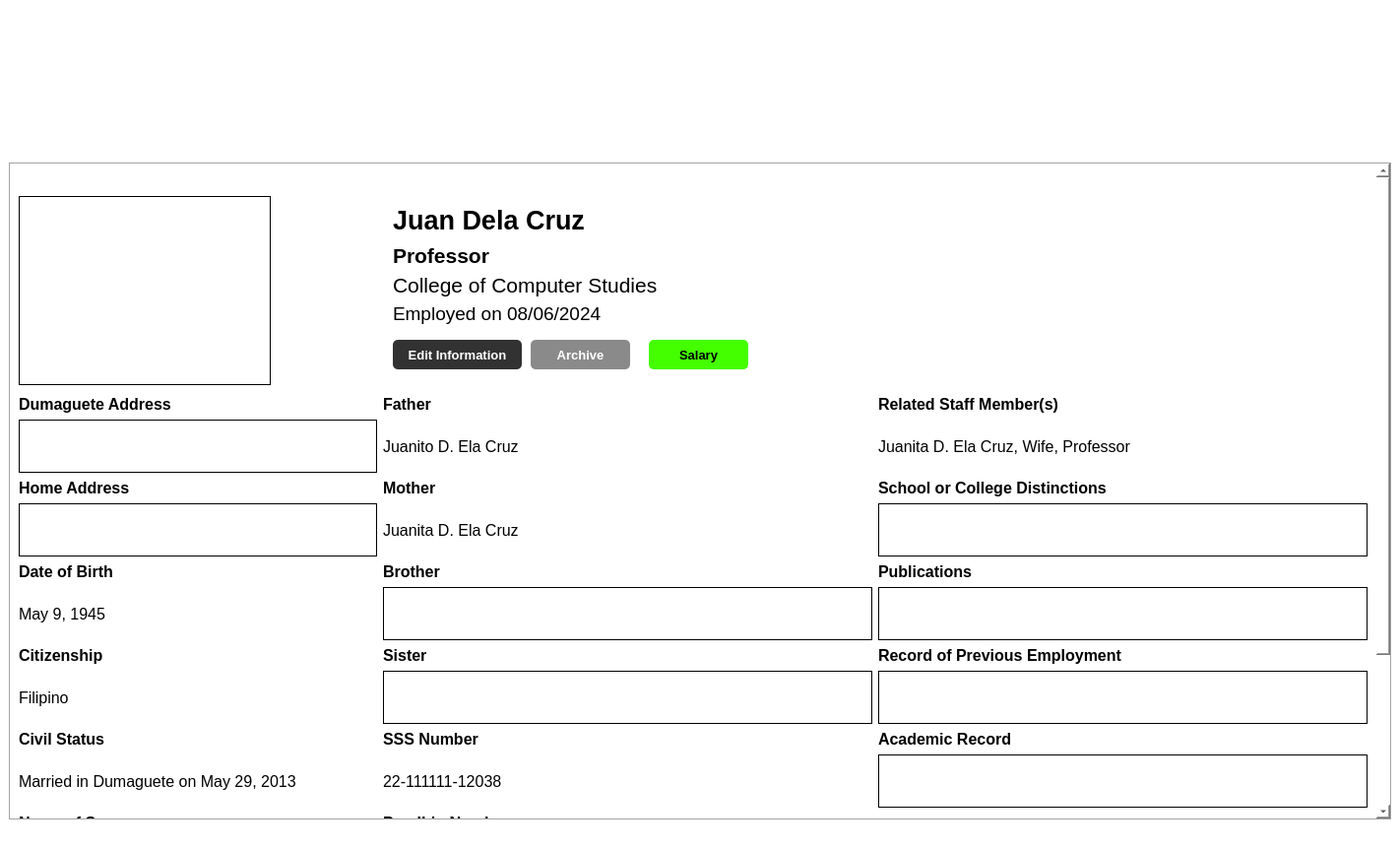
<?xml version="1.0" encoding="UTF-8"?>
<ui version="4.0">
 <class>MainWindow</class>
 <widget class="QMainWindow" name="MainWindow">
  <property name="geometry">
   <rect>
    <x>0</x>
    <y>0</y>
    <width>1422</width>
    <height>863</height>
   </rect>
  </property>
  <property name="palette">
   <palette>
    <active>
     <colorrole role="WindowText">
      <brush brushstyle="SolidPattern">
       <color alpha="255">
        <red>0</red>
        <green>0</green>
        <blue>0</blue>
       </color>
      </brush>
     </colorrole>
     <colorrole role="Button">
      <brush brushstyle="SolidPattern">
       <color alpha="255">
        <red>255</red>
        <green>255</green>
        <blue>255</blue>
       </color>
      </brush>
     </colorrole>
     <colorrole role="Text">
      <brush brushstyle="SolidPattern">
       <color alpha="255">
        <red>0</red>
        <green>0</green>
        <blue>0</blue>
       </color>
      </brush>
     </colorrole>
     <colorrole role="ButtonText">
      <brush brushstyle="SolidPattern">
       <color alpha="255">
        <red>0</red>
        <green>0</green>
        <blue>0</blue>
       </color>
      </brush>
     </colorrole>
     <colorrole role="Base">
      <brush brushstyle="SolidPattern">
       <color alpha="255">
        <red>255</red>
        <green>255</green>
        <blue>255</blue>
       </color>
      </brush>
     </colorrole>
     <colorrole role="Window">
      <brush brushstyle="SolidPattern">
       <color alpha="255">
        <red>255</red>
        <green>255</green>
        <blue>255</blue>
       </color>
      </brush>
     </colorrole>
     <colorrole role="PlaceholderText">
      <brush brushstyle="SolidPattern">
       <color alpha="128">
        <red>0</red>
        <green>0</green>
        <blue>0</blue>
       </color>
      </brush>
     </colorrole>
    </active>
    <inactive>
     <colorrole role="WindowText">
      <brush brushstyle="SolidPattern">
       <color alpha="255">
        <red>0</red>
        <green>0</green>
        <blue>0</blue>
       </color>
      </brush>
     </colorrole>
     <colorrole role="Button">
      <brush brushstyle="SolidPattern">
       <color alpha="255">
        <red>255</red>
        <green>255</green>
        <blue>255</blue>
       </color>
      </brush>
     </colorrole>
     <colorrole role="Text">
      <brush brushstyle="SolidPattern">
       <color alpha="255">
        <red>0</red>
        <green>0</green>
        <blue>0</blue>
       </color>
      </brush>
     </colorrole>
     <colorrole role="ButtonText">
      <brush brushstyle="SolidPattern">
       <color alpha="255">
        <red>0</red>
        <green>0</green>
        <blue>0</blue>
       </color>
      </brush>
     </colorrole>
     <colorrole role="Base">
      <brush brushstyle="SolidPattern">
       <color alpha="255">
        <red>255</red>
        <green>255</green>
        <blue>255</blue>
       </color>
      </brush>
     </colorrole>
     <colorrole role="Window">
      <brush brushstyle="SolidPattern">
       <color alpha="255">
        <red>255</red>
        <green>255</green>
        <blue>255</blue>
       </color>
      </brush>
     </colorrole>
     <colorrole role="PlaceholderText">
      <brush brushstyle="SolidPattern">
       <color alpha="128">
        <red>0</red>
        <green>0</green>
        <blue>0</blue>
       </color>
      </brush>
     </colorrole>
    </inactive>
    <disabled>
     <colorrole role="WindowText">
      <brush brushstyle="SolidPattern">
       <color alpha="255">
        <red>0</red>
        <green>0</green>
        <blue>0</blue>
       </color>
      </brush>
     </colorrole>
     <colorrole role="Button">
      <brush brushstyle="SolidPattern">
       <color alpha="255">
        <red>255</red>
        <green>255</green>
        <blue>255</blue>
       </color>
      </brush>
     </colorrole>
     <colorrole role="Text">
      <brush brushstyle="SolidPattern">
       <color alpha="255">
        <red>0</red>
        <green>0</green>
        <blue>0</blue>
       </color>
      </brush>
     </colorrole>
     <colorrole role="ButtonText">
      <brush brushstyle="SolidPattern">
       <color alpha="255">
        <red>0</red>
        <green>0</green>
        <blue>0</blue>
       </color>
      </brush>
     </colorrole>
     <colorrole role="Base">
      <brush brushstyle="SolidPattern">
       <color alpha="255">
        <red>255</red>
        <green>255</green>
        <blue>255</blue>
       </color>
      </brush>
     </colorrole>
     <colorrole role="Window">
      <brush brushstyle="SolidPattern">
       <color alpha="255">
        <red>255</red>
        <green>255</green>
        <blue>255</blue>
       </color>
      </brush>
     </colorrole>
     <colorrole role="PlaceholderText">
      <brush brushstyle="SolidPattern">
       <color alpha="128">
        <red>0</red>
        <green>0</green>
        <blue>0</blue>
       </color>
      </brush>
     </colorrole>
    </disabled>
   </palette>
  </property>
  <property name="windowTitle">
   <string>Dashboard</string>
  </property>
  <property name="styleSheet">
   <string notr="true">color: black;
background-color: white;</string>
  </property>
  <widget class="QWidget" name="centralwidget">
   <property name="styleSheet">
    <string notr="true"/>
   </property>
   <layout class="QGridLayout" name="gridLayout_2">
    <item row="0" column="0">
     <widget class="QGroupBox" name="groupBox_2">
      <property name="minimumSize">
       <size>
        <width>0</width>
        <height>150</height>
       </size>
      </property>
      <property name="styleSheet">
       <string notr="true">border: none;
background-color:white;</string>
      </property>
      <property name="title">
       <string/>
      </property>
      <widget class="QWidget" name="layoutWidget">
       <property name="geometry">
        <rect>
         <x>160</x>
         <y>50</y>
         <width>258</width>
         <height>43</height>
        </rect>
       </property>
       <layout class="QVBoxLayout" name="verticalLayout">
        <item>
         <widget class="QLabel" name="label_3">
          <property name="styleSheet">
           <string notr="true">background-color: rgba(0, 0, 0, 0);</string>
          </property>
          <property name="text">
           <string/>
          </property>
          <property name="pixmap">
           <pixmap resource="images/resources.qrc">:/images/title2_header1.png</pixmap>
          </property>
          <property name="scaledContents">
           <bool>false</bool>
          </property>
         </widget>
        </item>
        <item>
         <widget class="QLabel" name="label_4">
          <property name="styleSheet">
           <string notr="true">background-color: none;</string>
          </property>
          <property name="text">
           <string/>
          </property>
          <property name="pixmap">
           <pixmap resource="images/resources.qrc">:/images/title2_header2.png</pixmap>
          </property>
         </widget>
        </item>
       </layout>
      </widget>
      <widget class="QLabel" name="label">
       <property name="geometry">
        <rect>
         <x>10</x>
         <y>20</y>
         <width>121</width>
         <height>111</height>
        </rect>
       </property>
       <property name="styleSheet">
        <string notr="true">background-color: rgba(0, 0, 0, 0);</string>
       </property>
       <property name="text">
        <string/>
       </property>
       <property name="pixmap">
        <pixmap resource="images/resources.qrc">:/images/logo_silliman.png</pixmap>
       </property>
       <property name="scaledContents">
        <bool>true</bool>
       </property>
      </widget>
     </widget>
    </item>
    <item row="1" column="0">
     <widget class="QScrollArea" name="scrollArea">
      <property name="styleSheet">
       <string notr="true">QScrollBar:vertical {
    border: 0px solid #dcdcdc; /* Border around the scrollbar */
    background: #f5f5f5;       /* Background of the scrollbar area */
    width: 12px;               /* Width of the scrollbar */
    margin: 0px 0px 0px 0px;   /* Margins around the scrollbar */
}

QScrollBar::handle:vertical {
    background: #888;          /* Color of the scrollbar handle */
    min-height: 10px;          /* Minimum height of the scrollbar handle */
    border-radius: 5px;        /* Rounded corners of the scrollbar handle */
}
QScrollBar::add-line:vertical,
QScrollBar::sub-line:vertical {
    background: #dcdcdc;       /* Background color of arrow buttons */
    border: 1px solid #aaa;    /* Border around the arrow buttons */
    height: 12px;              /* Height of arrow buttons */
    subcontrol-origin: margin;
    subcontrol-position: top;  /* Positions at top and bottom */
}
QScrollArea {
    background-color: rgb(213, 213, 213);
}

</string>
      </property>
      <property name="widgetResizable">
       <bool>true</bool>
      </property>
      <widget class="QWidget" name="scrollAreaWidgetContents">
       <property name="geometry">
        <rect>
         <x>0</x>
         <y>0</y>
         <width>1390</width>
         <height>918</height>
        </rect>
       </property>
       <layout class="QGridLayout" name="gridLayout">
        <item row="12" column="0">
         <widget class="QLabel" name="employee_civil_status">
          <property name="font">
           <font>
            <pointsize>12</pointsize>
            <bold>false</bold>
           </font>
          </property>
          <property name="text">
           <string>Married in Dumaguete on May 29, 2013</string>
          </property>
         </widget>
        </item>
        <item row="9" column="1">
         <widget class="QLabel" name="brother_header_2">
          <property name="font">
           <font>
            <pointsize>12</pointsize>
            <bold>true</bold>
           </font>
          </property>
          <property name="text">
           <string>Sister</string>
          </property>
         </widget>
        </item>
        <item row="9" column="2">
         <widget class="QLabel" name="prev_employment_header">
          <property name="font">
           <font>
            <pointsize>12</pointsize>
            <bold>true</bold>
           </font>
          </property>
          <property name="text">
           <string>Record of Previous Employment</string>
          </property>
         </widget>
        </item>
        <item row="14" column="1">
         <widget class="QLabel" name="employee_pagibig">
          <property name="font">
           <font>
            <pointsize>12</pointsize>
            <bold>false</bold>
           </font>
          </property>
          <property name="text">
           <string>22-111111-12038</string>
          </property>
         </widget>
        </item>
        <item row="16" column="0">
         <widget class="QTextEdit" name="employee_children">
          <property name="maximumSize">
           <size>
            <width>500</width>
            <height>16777215</height>
           </size>
          </property>
          <property name="styleSheet">
           <string notr="true">border: 1px solid black</string>
          </property>
         </widget>
        </item>
        <item row="4" column="1">
         <widget class="QLabel" name="employee_father">
          <property name="font">
           <font>
            <pointsize>12</pointsize>
            <bold>false</bold>
           </font>
          </property>
          <property name="text">
           <string>Juanito D. Ela Cruz</string>
          </property>
         </widget>
        </item>
        <item row="15" column="0">
         <widget class="QLabel" name="children_header">
          <property name="font">
           <font>
            <pointsize>12</pointsize>
            <bold>true</bold>
           </font>
          </property>
          <property name="text">
           <string>Children</string>
          </property>
         </widget>
        </item>
        <item row="8" column="0">
         <widget class="QLabel" name="employee_birthday">
          <property name="font">
           <font>
            <pointsize>12</pointsize>
            <bold>false</bold>
           </font>
          </property>
          <property name="text">
           <string>May 9, 1945</string>
          </property>
         </widget>
        </item>
        <item row="10" column="0">
         <widget class="QLabel" name="employee_citizenship">
          <property name="font">
           <font>
            <pointsize>12</pointsize>
            <bold>false</bold>
           </font>
          </property>
          <property name="text">
           <string>Filipino</string>
          </property>
         </widget>
        </item>
        <item row="1" column="0">
         <widget class="QGraphicsView" name="Profile_pic_2">
          <property name="sizePolicy">
           <sizepolicy hsizetype="Fixed" vsizetype="Fixed">
            <horstretch>0</horstretch>
            <verstretch>0</verstretch>
           </sizepolicy>
          </property>
          <property name="styleSheet">
           <string notr="true">border: 1px solid black</string>
          </property>
         </widget>
        </item>
        <item row="10" column="1">
         <widget class="QTextEdit" name="employee_sister">
          <property name="sizePolicy">
           <sizepolicy hsizetype="Preferred" vsizetype="Preferred">
            <horstretch>0</horstretch>
            <verstretch>0</verstretch>
           </sizepolicy>
          </property>
          <property name="maximumSize">
           <size>
            <width>500</width>
            <height>16777215</height>
           </size>
          </property>
          <property name="styleSheet">
           <string notr="true">border: 1px solid black</string>
          </property>
         </widget>
        </item>
        <item row="5" column="1">
         <widget class="QLabel" name="mother_header">
          <property name="font">
           <font>
            <pointsize>12</pointsize>
            <bold>true</bold>
           </font>
          </property>
          <property name="text">
           <string>Mother</string>
          </property>
         </widget>
        </item>
        <item row="20" column="1">
         <widget class="QLabel" name="employee_phonenumber">
          <property name="font">
           <font>
            <pointsize>12</pointsize>
            <bold>false</bold>
           </font>
          </property>
          <property name="text">
           <string>0920 1337 420</string>
          </property>
         </widget>
        </item>
        <item row="3" column="1">
         <widget class="QLabel" name="father_header">
          <property name="font">
           <font>
            <pointsize>12</pointsize>
            <bold>true</bold>
           </font>
          </property>
          <property name="text">
           <string>Father</string>
          </property>
         </widget>
        </item>
        <item row="5" column="0">
         <widget class="QLabel" name="employee_address_header">
          <property name="font">
           <font>
            <pointsize>12</pointsize>
            <bold>true</bold>
           </font>
          </property>
          <property name="text">
           <string>Home Address</string>
          </property>
         </widget>
        </item>
        <item row="8" column="1">
         <widget class="QTextEdit" name="employee_brother">
          <property name="sizePolicy">
           <sizepolicy hsizetype="Preferred" vsizetype="Preferred">
            <horstretch>0</horstretch>
            <verstretch>0</verstretch>
           </sizepolicy>
          </property>
          <property name="maximumSize">
           <size>
            <width>500</width>
            <height>16777215</height>
           </size>
          </property>
          <property name="styleSheet">
           <string notr="true">border: 1px solid black</string>
          </property>
         </widget>
        </item>
        <item row="5" column="2">
         <widget class="QLabel" name="schoolheader">
          <property name="font">
           <font>
            <pointsize>12</pointsize>
            <bold>true</bold>
           </font>
          </property>
          <property name="text">
           <string>School or College Distinctions</string>
          </property>
         </widget>
        </item>
        <item row="11" column="1">
         <widget class="QLabel" name="sss_header">
          <property name="font">
           <font>
            <pointsize>12</pointsize>
            <bold>true</bold>
           </font>
          </property>
          <property name="text">
           <string>SSS Number</string>
          </property>
         </widget>
        </item>
        <item row="12" column="1">
         <widget class="QLabel" name="employee_sss">
          <property name="font">
           <font>
            <pointsize>12</pointsize>
            <bold>false</bold>
           </font>
          </property>
          <property name="text">
           <string>22-111111-12038</string>
          </property>
         </widget>
        </item>
        <item row="19" column="1">
         <widget class="QLabel" name="contact_header">
          <property name="font">
           <font>
            <pointsize>12</pointsize>
            <bold>true</bold>
           </font>
          </property>
          <property name="text">
           <string>Contact Information</string>
          </property>
         </widget>
        </item>
        <item row="13" column="0">
         <widget class="QLabel" name="spouse_header">
          <property name="font">
           <font>
            <pointsize>12</pointsize>
            <bold>true</bold>
           </font>
          </property>
          <property name="text">
           <string>Name of Spouse</string>
          </property>
         </widget>
        </item>
        <item row="11" column="2">
         <widget class="QLabel" name="acad_record_header">
          <property name="font">
           <font>
            <pointsize>12</pointsize>
            <bold>true</bold>
           </font>
          </property>
          <property name="text">
           <string>Academic Record</string>
          </property>
         </widget>
        </item>
        <item row="15" column="1">
         <widget class="QLabel" name="ph_header">
          <property name="font">
           <font>
            <pointsize>12</pointsize>
            <bold>true</bold>
           </font>
          </property>
          <property name="text">
           <string>Philhealth Number</string>
          </property>
         </widget>
        </item>
        <item row="20" column="0">
         <widget class="QLabel" name="employee_religion">
          <property name="font">
           <font>
            <pointsize>12</pointsize>
            <bold>false</bold>
           </font>
          </property>
          <property name="text">
           <string>Church of Pickle Rick</string>
          </property>
         </widget>
        </item>
        <item row="7" column="0">
         <widget class="QLabel" name="birthday_header">
          <property name="font">
           <font>
            <pointsize>12</pointsize>
            <bold>true</bold>
           </font>
          </property>
          <property name="text">
           <string>Date of Birth</string>
          </property>
         </widget>
        </item>
        <item row="1" column="1" colspan="2">
         <widget class="QGroupBox" name="groupBox">
          <property name="sizePolicy">
           <sizepolicy hsizetype="Fixed" vsizetype="Fixed">
            <horstretch>0</horstretch>
            <verstretch>0</verstretch>
           </sizepolicy>
          </property>
          <property name="minimumSize">
           <size>
            <width>1000</width>
            <height>200</height>
           </size>
          </property>
          <property name="styleSheet">
           <string notr="true">border: 0px;</string>
          </property>
          <property name="title">
           <string/>
          </property>
          <widget class="QPushButton" name="edit_info_button">
           <property name="geometry">
            <rect>
             <x>10</x>
             <y>150</y>
             <width>131</width>
             <height>30</height>
            </rect>
           </property>
           <property name="minimumSize">
            <size>
             <width>0</width>
             <height>10</height>
            </size>
           </property>
           <property name="font">
            <font>
             <pointsize>10</pointsize>
             <bold>true</bold>
            </font>
           </property>
           <property name="cursor">
            <cursorShape>PointingHandCursor</cursorShape>
           </property>
           <property name="styleSheet">
            <string notr="true">border-radius: 5px;

background-color: rgb(50, 50, 50);
color: white;
font-weight: bold;
</string>
           </property>
           <property name="text">
            <string>Edit Information</string>
           </property>
          </widget>
          <widget class="QPushButton" name="archive_button">
           <property name="geometry">
            <rect>
             <x>150</x>
             <y>150</y>
             <width>101</width>
             <height>30</height>
            </rect>
           </property>
           <property name="minimumSize">
            <size>
             <width>0</width>
             <height>30</height>
            </size>
           </property>
           <property name="font">
            <font>
             <pointsize>10</pointsize>
             <bold>true</bold>
            </font>
           </property>
           <property name="cursor">
            <cursorShape>PointingHandCursor</cursorShape>
           </property>
           <property name="styleSheet">
            <string notr="true">border-radius: 5px;

background-color: rgb(138, 138, 138);
color: white;
font-weight: bold;
</string>
           </property>
           <property name="text">
            <string>Archive</string>
           </property>
          </widget>
          <widget class="QPushButton" name="archive_button_2">
           <property name="geometry">
            <rect>
             <x>270</x>
             <y>150</y>
             <width>101</width>
             <height>30</height>
            </rect>
           </property>
           <property name="minimumSize">
            <size>
             <width>0</width>
             <height>30</height>
            </size>
           </property>
           <property name="font">
            <font>
             <pointsize>10</pointsize>
             <bold>true</bold>
            </font>
           </property>
           <property name="cursor">
            <cursorShape>PointingHandCursor</cursorShape>
           </property>
           <property name="styleSheet">
            <string notr="true">border-radius: 5px;

background-color: rgb(68, 255, 0);
color: black;
font-weight: bold;
</string>
           </property>
           <property name="text">
            <string>Salary</string>
           </property>
          </widget>
          <widget class="QLabel" name="employee_name">
           <property name="geometry">
            <rect>
             <x>10</x>
             <y>10</y>
             <width>800</width>
             <height>36</height>
            </rect>
           </property>
           <property name="font">
            <font>
             <pointsize>20</pointsize>
             <bold>true</bold>
            </font>
           </property>
           <property name="text">
            <string>Juan Dela Cruz</string>
           </property>
          </widget>
          <widget class="QLabel" name="employee_position">
           <property name="geometry">
            <rect>
             <x>10</x>
             <y>50</y>
             <width>501</width>
             <height>28</height>
            </rect>
           </property>
           <property name="font">
            <font>
             <pointsize>16</pointsize>
             <bold>true</bold>
            </font>
           </property>
           <property name="text">
            <string>Professor</string>
           </property>
          </widget>
          <widget class="QLabel" name="employee_department">
           <property name="geometry">
            <rect>
             <x>10</x>
             <y>80</y>
             <width>741</width>
             <height>28</height>
            </rect>
           </property>
           <property name="font">
            <font>
             <pointsize>16</pointsize>
             <bold>false</bold>
            </font>
           </property>
           <property name="text">
            <string>College of Computer Studies</string>
           </property>
          </widget>
          <widget class="QLabel" name="employee_hired_date">
           <property name="geometry">
            <rect>
             <x>10</x>
             <y>110</y>
             <width>571</width>
             <height>26</height>
            </rect>
           </property>
           <property name="font">
            <font>
             <pointsize>14</pointsize>
             <bold>false</bold>
            </font>
           </property>
           <property name="text">
            <string>Employed on 08/06/2024</string>
           </property>
          </widget>
         </widget>
        </item>
        <item row="3" column="0">
         <widget class="QLabel" name="employee_duma_address_header">
          <property name="font">
           <font>
            <pointsize>12</pointsize>
            <bold>true</bold>
           </font>
          </property>
          <property name="text">
           <string>Dumaguete Address</string>
          </property>
         </widget>
        </item>
        <item row="7" column="1">
         <widget class="QLabel" name="brother_header">
          <property name="font">
           <font>
            <pointsize>12</pointsize>
            <bold>true</bold>
           </font>
          </property>
          <property name="text">
           <string>Brother</string>
          </property>
         </widget>
        </item>
        <item row="4" column="2">
         <widget class="QLabel" name="employee_relation">
          <property name="font">
           <font>
            <pointsize>12</pointsize>
            <bold>false</bold>
           </font>
          </property>
          <property name="text">
           <string>Juanita D. Ela Cruz, Wife, Professor</string>
          </property>
         </widget>
        </item>
        <item row="6" column="2">
         <widget class="QTextEdit" name="employee_school_distinctions">
          <property name="sizePolicy">
           <sizepolicy hsizetype="Preferred" vsizetype="Preferred">
            <horstretch>0</horstretch>
            <verstretch>0</verstretch>
           </sizepolicy>
          </property>
          <property name="maximumSize">
           <size>
            <width>500</width>
            <height>16777215</height>
           </size>
          </property>
          <property name="styleSheet">
           <string notr="true">border: 1px solid black</string>
          </property>
         </widget>
        </item>
        <item row="6" column="1">
         <widget class="QLabel" name="employee_mother">
          <property name="font">
           <font>
            <pointsize>12</pointsize>
            <bold>false</bold>
           </font>
          </property>
          <property name="text">
           <string>Juanita D. Ela Cruz</string>
          </property>
         </widget>
        </item>
        <item row="11" column="0">
         <widget class="QLabel" name="civ_status_header">
          <property name="font">
           <font>
            <pointsize>12</pointsize>
            <bold>true</bold>
           </font>
          </property>
          <property name="text">
           <string>Civil Status</string>
          </property>
         </widget>
        </item>
        <item row="3" column="2">
         <widget class="QLabel" name="relation_header">
          <property name="font">
           <font>
            <pointsize>12</pointsize>
            <bold>true</bold>
           </font>
          </property>
          <property name="text">
           <string>Related Staff Member(s)</string>
          </property>
         </widget>
        </item>
        <item row="4" column="0">
         <widget class="QTextEdit" name="employee_dumaguete_address">
          <property name="sizePolicy">
           <sizepolicy hsizetype="Preferred" vsizetype="Preferred">
            <horstretch>0</horstretch>
            <verstretch>0</verstretch>
           </sizepolicy>
          </property>
          <property name="minimumSize">
           <size>
            <width>0</width>
            <height>0</height>
           </size>
          </property>
          <property name="maximumSize">
           <size>
            <width>500</width>
            <height>16777215</height>
           </size>
          </property>
          <property name="styleSheet">
           <string notr="true">border: 1px solid black</string>
          </property>
         </widget>
        </item>
        <item row="8" column="2">
         <widget class="QTextEdit" name="employee_publications">
          <property name="sizePolicy">
           <sizepolicy hsizetype="Preferred" vsizetype="Preferred">
            <horstretch>0</horstretch>
            <verstretch>0</verstretch>
           </sizepolicy>
          </property>
          <property name="maximumSize">
           <size>
            <width>500</width>
            <height>16777215</height>
           </size>
          </property>
          <property name="styleSheet">
           <string notr="true">border: 1px solid black</string>
          </property>
         </widget>
        </item>
        <item row="7" column="2">
         <widget class="QLabel" name="publications_header">
          <property name="font">
           <font>
            <pointsize>12</pointsize>
            <bold>true</bold>
           </font>
          </property>
          <property name="text">
           <string>Publications</string>
          </property>
         </widget>
        </item>
        <item row="10" column="2">
         <widget class="QTextEdit" name="employee_history">
          <property name="sizePolicy">
           <sizepolicy hsizetype="Preferred" vsizetype="Preferred">
            <horstretch>0</horstretch>
            <verstretch>0</verstretch>
           </sizepolicy>
          </property>
          <property name="maximumSize">
           <size>
            <width>500</width>
            <height>16777215</height>
           </size>
          </property>
          <property name="styleSheet">
           <string notr="true">border: 1px solid black</string>
          </property>
         </widget>
        </item>
        <item row="14" column="0">
         <widget class="QLabel" name="employee_spouse">
          <property name="font">
           <font>
            <pointsize>12</pointsize>
            <bold>false</bold>
           </font>
          </property>
          <property name="text">
           <string>Ada P. Graming</string>
          </property>
         </widget>
        </item>
        <item row="13" column="1">
         <widget class="QLabel" name="pagibig_header">
          <property name="font">
           <font>
            <pointsize>12</pointsize>
            <bold>true</bold>
           </font>
          </property>
          <property name="text">
           <string>Pag-Ibig Number</string>
          </property>
         </widget>
        </item>
        <item row="21" column="1">
         <widget class="QLabel" name="employee_email">
          <property name="font">
           <font>
            <pointsize>12</pointsize>
            <bold>false</bold>
           </font>
          </property>
          <property name="text">
           <string>juandelacruz@su.edu.ph</string>
          </property>
         </widget>
        </item>
        <item row="19" column="0">
         <widget class="QLabel" name="church_header">
          <property name="font">
           <font>
            <pointsize>12</pointsize>
            <bold>true</bold>
           </font>
          </property>
          <property name="text">
           <string>Church Affiliation</string>
          </property>
         </widget>
        </item>
        <item row="9" column="0">
         <widget class="QLabel" name="citz_header">
          <property name="font">
           <font>
            <pointsize>12</pointsize>
            <bold>true</bold>
           </font>
          </property>
          <property name="text">
           <string>Citizenship</string>
          </property>
         </widget>
        </item>
        <item row="6" column="0">
         <widget class="QTextEdit" name="employee_home_address">
          <property name="maximumSize">
           <size>
            <width>500</width>
            <height>16777215</height>
           </size>
          </property>
          <property name="styleSheet">
           <string notr="true">border: 1px solid black</string>
          </property>
         </widget>
        </item>
        <item row="12" column="2">
         <widget class="QTextEdit" name="employee_acad_record">
          <property name="sizePolicy">
           <sizepolicy hsizetype="Preferred" vsizetype="Preferred">
            <horstretch>0</horstretch>
            <verstretch>0</verstretch>
           </sizepolicy>
          </property>
          <property name="maximumSize">
           <size>
            <width>500</width>
            <height>16777215</height>
           </size>
          </property>
          <property name="styleSheet">
           <string notr="true">border: 1px solid black</string>
          </property>
         </widget>
        </item>
        <item row="16" column="1">
         <widget class="QLabel" name="employee_philHealth">
          <property name="sizePolicy">
           <sizepolicy hsizetype="Preferred" vsizetype="Fixed">
            <horstretch>0</horstretch>
            <verstretch>0</verstretch>
           </sizepolicy>
          </property>
          <property name="font">
           <font>
            <pointsize>12</pointsize>
            <bold>false</bold>
           </font>
          </property>
          <property name="text">
           <string>22-111111-12038</string>
          </property>
         </widget>
        </item>
        <item row="0" column="0">
         <widget class="QLabel" name="breadcrumb_label">
          <property name="styleSheet">
           <string notr="true">background-color: rgba(0, 0, 0, 0);</string>
          </property>
          <property name="text">
           <string/>
          </property>
          <property name="pixmap">
           <pixmap resource="images/resources.qrc">:/images/title2_header3.png</pixmap>
          </property>
         </widget>
        </item>
       </layout>
      </widget>
     </widget>
    </item>
   </layout>
  </widget>
  <widget class="QStatusBar" name="statusbar"/>
 </widget>
 <resources>
  <include location="images/resources.qrc"/>
 </resources>
 <connections/>
</ui>
